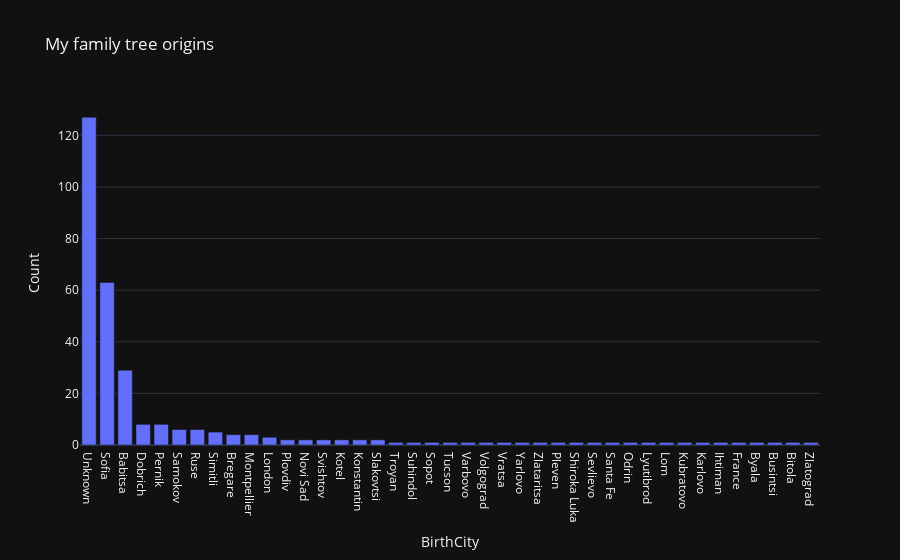

The cell this chart's notebook holds for it:
### Code cell
dtf2 = (
    (
        dtf[["BirthCity"]]
        .groupby(["BirthCity"])
        .size()
        .to_frame("Count")
        .sort_values("Count", ascending=False)
    )
    .reset_index(drop=False)
    .replace("", "Unknown")
)
# print(dtf2)
# dtf2
# fig = bar(dtf2, y="Count", x="BirthPlace", title="My family tree origins")
fig = bar(dtf2, y="Count", x="BirthCity", title="My family tree origins")
fig.write_html("OriginHistogram.html")
fig

### Figure 1 — Plotly figure (JSON) as saved in the notebook; plotly's stock layout.template omitted (floating-point values rounded to 4 significant figures)
{"data": [{"alignmentgroup": "True", "hovertemplate": "BirthCity=%{x}<br>Count=%{y}<extra></extra>", "legendgroup": "", "marker": {"color": "#636efa", "pattern": {"shape": ""}}, "name": "", "offsetgroup": "", "orientation": "v", "showlegend": false, "textposition": "auto", "type": "bar", "x": ["Unknown", "Sofia", "Babitsa", "Dobrich", "Pernik", "Samokov", "Ruse", "Simitli", "Bregare", "Montpellier", "London", "Plovdiv", "Novi Sad", "Svishtov", "Kotel", "Konstantin", "Slakovtsi", "Troyan", "Suhindol", "Sopot", "Tucson", "Varbovo", "Volgograd", "Vratsa", "Yarlovo", "Zlataritsa", "Pleven", "Shiroka Luka", "Sevlievo", "Santa Fe", "Odrin", "Lyutibrod", "Lom", "Kubratovo", "Karlovo", "Ihtiman", "France", "Byala", "Busintsi", "Bitola", "Zlatograd"], "xaxis": "x", "y": [127, 63, 29, 8, 8, 6, 6, 5, 4, 4, 3, 2, 2, 2, 2, 2, 2, 1, 1, 1, 1, 1, 1, 1, 1, 1, 1, 1, 1, 1, 1, 1, 1, 1, 1, 1, 1, 1, 1, 1, 1], "yaxis": "y"}], "layout": {"barmode": "relative", "legend": {"tracegroupgap": 0}, "title": {"text": "My family tree origins"}, "xaxis": {"anchor": "y", "domain": [0, 1], "title": {"text": "BirthCity"}}, "yaxis": {"anchor": "x", "domain": [0, 1], "title": {"text": "Count"}}}}
